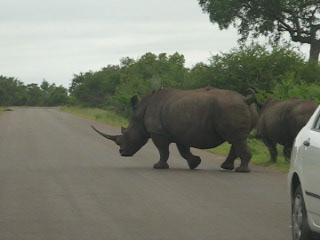
%> input picture leaf code new/inp/car.jpg, 320 x 240 px
$ octave sam.m   (GNU Octave 9; MATLAB toolbox functions it lacks are replaced by stand-ins)
%> lines starting %> are read from the running program, lines starting %| are printed output that depends on the picture; in (x1, y1, x2, y2) boxes, pixels count from 0 and x2, y2 are one past the last pixel; in counts of white or black regions, pixels touching at a corner belong together; the program's own positions count from 1
clc;
close all;
clear all;

I=imread('car.jpg');
%> I is the input picture: size 240x320x3 uint8; mean R, G, B 121.6, 124.2, 111.7
imshow(I)
imp=imnoise(I,'salt & pepper',0.02);
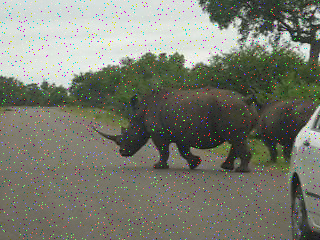
%> imp: size 240x320x3 uint8; mean R, G, B 121.7, 124.2, 112
imshow(imp);
inp22=im2bw(imp);
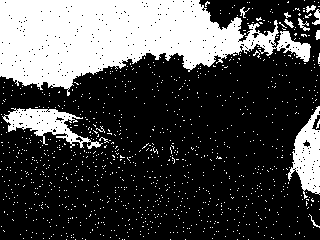
%> inp22: size 240x320 logical; 28.5% white; 1076 white regions (1063 under 20 px), largest, box (x1, y1, x2, y2) and area: (0, 0, 311, 96) 16851, (2, 108, 103, 149) 1595, (288, 106, 320, 199) 1590
figure;
imshow(inp22);
title('Segmentation Image');

$ run again, with leaf code new/inp/109.jpg copied over leaf code new/inp/car.jpg
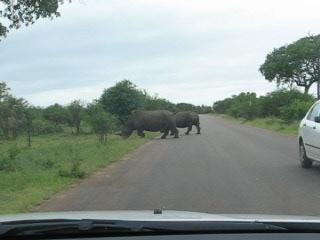
%> input picture leaf code new/inp/109.jpg, 320 x 240 px
%> I is the input picture: size 240x320x3 uint8; mean R, G, B 143.4, 154.3, 149.2
%> `imp=imnoise(I,'salt & pepper',0.02);`:
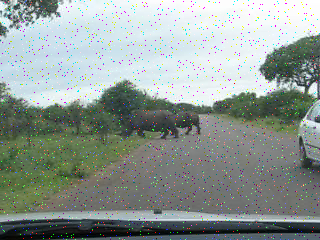
%> imp: size 240x320x3 uint8; mean R, G, B 143.1, 153.7, 148.8
%> `inp22=im2bw(imp);`:
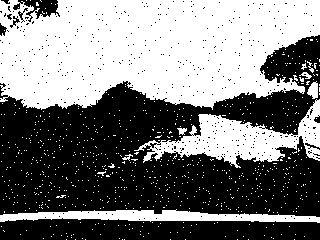
%> inp22: size 240x320 logical; 48.2% white; 781 white regions (772 under 20 px), largest, box (x1, y1, x2, y2) and area: (0, 0, 320, 110) 28333, (134, 99, 320, 168) 4797, (0, 209, 320, 223) 2529

$ run again, with leaf code new/inp/37.jpg copied over leaf code new/inp/car.jpg
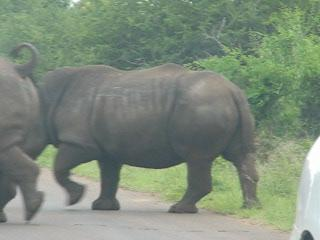
%> input picture leaf code new/inp/37.jpg, 320 x 240 px
%> I is the input picture: size 240x320x3 uint8; mean R, G, B 126.9, 139.9, 123.5
%> `imp=imnoise(I,'salt & pepper',0.02);`:
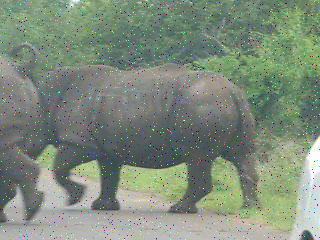
%> imp: size 240x320x3 uint8; mean R, G, B 126.9, 139.6, 123.5
%> `inp22=im2bw(imp);`:
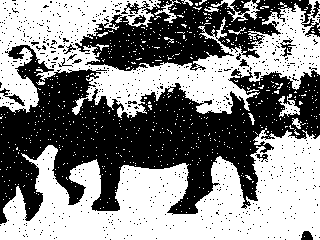
%> inp22: size 240x320 logical; 52.9% white; 742 black regions (727 under 20 px), largest, box (x1, y1, x2, y2) and area: (0, 45, 320, 224) 25605, (75, 0, 320, 71) 8683, (0, 88, 25, 106) 108

$ run again, with leaf code new/inp/elephant.jpg copied over leaf code new/inp/car.jpg
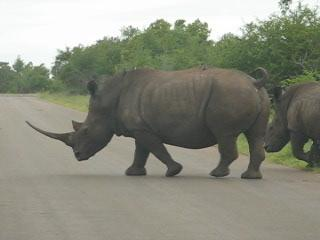
%> input picture leaf code new/inp/elephant.jpg, 320 x 240 px
%> I is the input picture: size 240x320x3 uint8; mean R, G, B 138.7, 140.2, 126.5
%> `imp=imnoise(I,'salt & pepper',0.02);`:
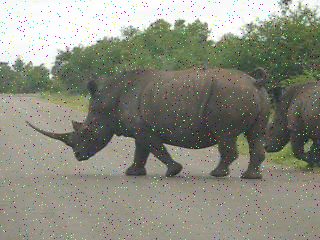
%> imp: size 240x320x3 uint8; mean R, G, B 138.4, 139.9, 126.5
%> `inp22=im2bw(imp);`:
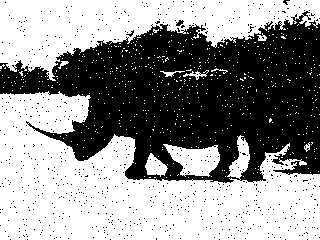
%> inp22: size 240x320 logical; 56.9% white; 702 black regions (700 under 20 px), largest, box (x1, y1, x2, y2) and area: (0, 11, 320, 183) 32226, (176, 20, 184, 26) 29
